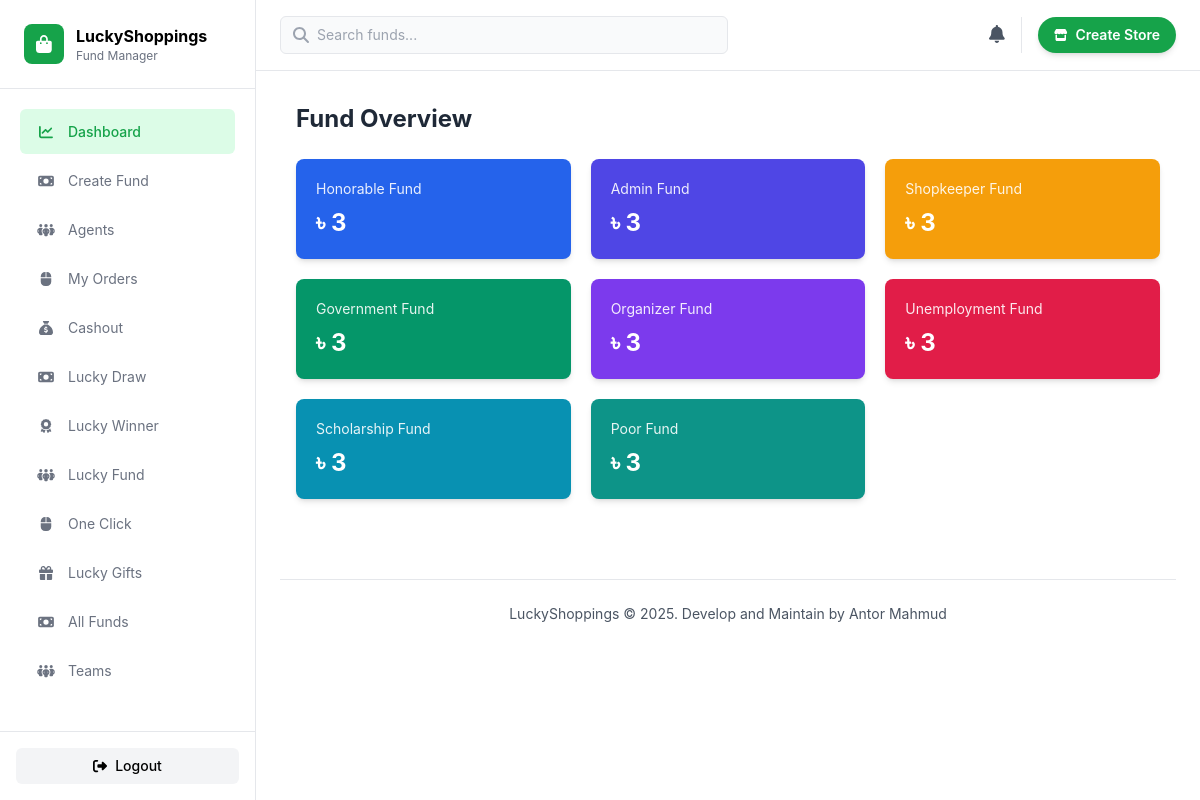
The app's page /all-funds/, older data.
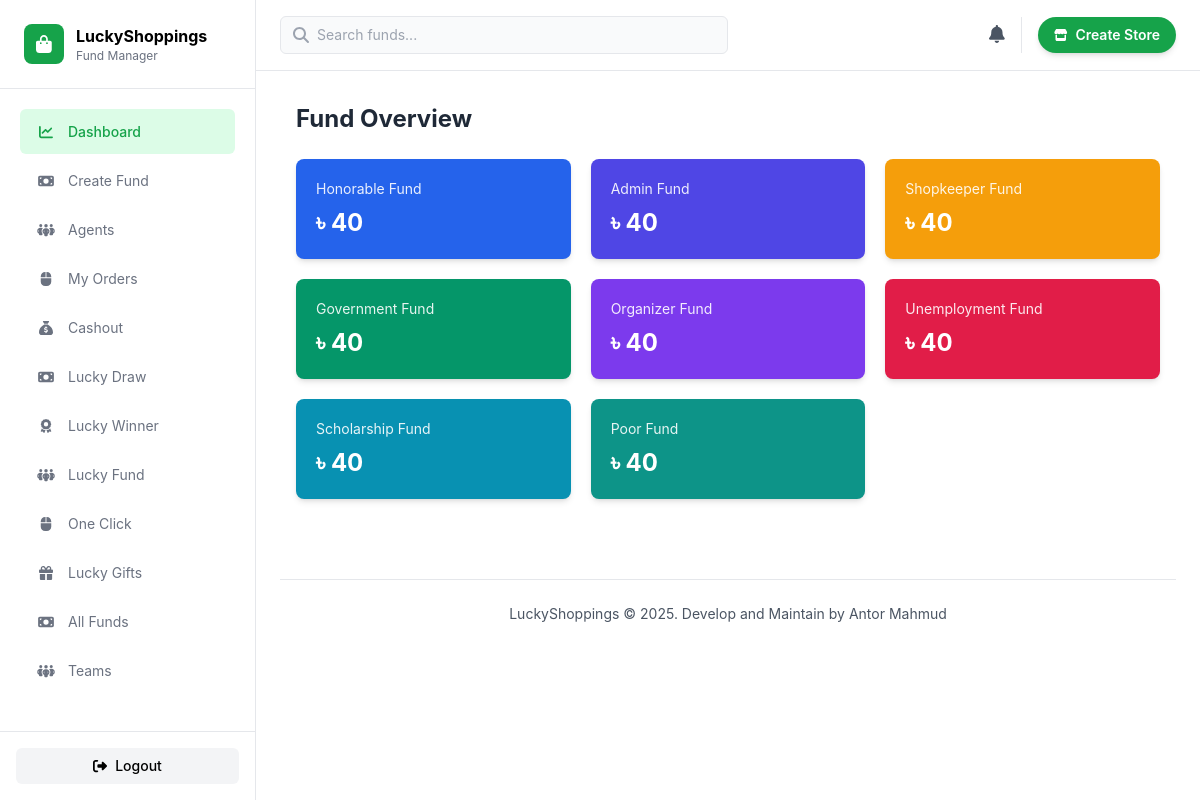
The same page, newer data.
### base/models.py (models this page shows, shortened)
class BaseModel(models.Model):
    created_at = models.DateTimeField(auto_now_add=True)
    updated_at = models.DateTimeField(auto_now=True)
    is_active = models.BooleanField(default=True)
    class Meta:
        abstract = True
        ordering = ['-created_at']

class HonorableFund(BaseModel):
    amount = models.IntegerField(default=0)

class AdminFund(BaseModel):
    amount = models.IntegerField(default=0)

class ShopkeeperFund(BaseModel):
    amount = models.IntegerField(default=0)

class GovernmentFund(BaseModel):
    amount = models.IntegerField(default=0)

class OrganizerFund(BaseModel):
    amount = models.IntegerField(default=0)

class UnemploymentFund(BaseModel):
    amount = models.IntegerField(default=0)

class ScholarshipFund(BaseModel):
    amount = models.IntegerField(default=0)

class PoorFund(BaseModel):
    amount = models.IntegerField(default=0)

### base/views.py (the view)
# urls.py: path("all-funds/", fund_overview, name="funds"),
def fund_overview(request):
    context = {
        'honorable_fund': HonorableFund.objects.first(),
        'admin_fund': AdminFund.objects.first(),
        'shopkeeper_fund': ShopkeeperFund.objects.first(),
        'government_fund': GovernmentFund.objects.first(),
        'organizer_fund': OrganizerFund.objects.first(),
        'unemployment_fund': UnemploymentFund.objects.first(),
        'scholarship_fund': ScholarshipFund.objects.first(),
        'lucky_gift': LuckyGift.objects.first(),
        'poor_fund': PoorFund.objects.first(),
    }
    return render(request, 'overview.html', context)

### templates/overview.html
{% extends "index.html" %}
{% block body %}
<div class="max-w-6xl mx-auto px-4 py-8">
    <h2 class="text-2xl font-bold mb-6 text-gray-800">
        Fund Overview
    </h2>
    <div class="grid grid-cols-2 sm:grid-cols-2 lg:grid-cols-3 gap-5">
        <div class="bg-blue-600 rounded-lg shadow-md p-5 text-white">
            <p class="text-sm opacity-90">Honorable Fund</p>
            <p class="text-2xl font-bold mt-2">
                ৳ {{ honorable_fund.amount|default:"0" }}
            </p>
        </div>
        <div class="bg-indigo-600 rounded-lg shadow-md p-5 text-white">
            <p class="text-sm opacity-90">Admin Fund</p>
            <p class="text-2xl font-bold mt-2">
                ৳ {{ admin_fund.amount|default:"0" }}
            </p>
        </div>
        <div class="bg-amber-500 rounded-lg shadow-md p-5 text-white">
            <p class="text-sm opacity-90">Shopkeeper Fund</p>
            <p class="text-2xl font-bold mt-2">
                ৳ {{ shopkeeper_fund.amount|default:"0" }}
            </p>
        </div>
        <div class="bg-emerald-600 rounded-lg shadow-md p-5 text-white">
            <p class="text-sm opacity-90">Government Fund</p>
            <p class="text-2xl font-bold mt-2">
                ৳ {{ government_fund.amount|default:"0" }}
            </p>
        </div>
        <div class="bg-violet-600 rounded-lg shadow-md p-5 text-white">
            <p class="text-sm opacity-90">Organizer Fund</p>
            <p class="text-2xl font-bold mt-2">
                ৳ {{ organizer_fund.amount|default:"0" }}
            </p>
        </div>
        <div class="bg-rose-600 rounded-lg shadow-md p-5 text-white">
            <p class="text-sm opacity-90">Unemployment Fund</p>
            <p class="text-2xl font-bold mt-2">
                ৳ {{ unemployment_fund.amount|default:"0" }}
            </p>
        </div>
        <div class="bg-cyan-600 rounded-lg shadow-md p-5 text-white">
            <p class="text-sm opacity-90">Scholarship Fund</p>
            <p class="text-2xl font-bold mt-2">
                ৳ {{ scholarship_fund.amount|default:"0" }}
            </p>
        </div>
        <div class="bg-teal-600 rounded-lg shadow-md p-5 text-white">
            <p class="text-sm opacity-90">Poor Fund</p>
            <p class="text-2xl font-bold mt-2">
                ৳ {{ poor_fund.amount|default:"0" }}
            </p>
        </div>
    </div>
</div>
{% endblock %}

Row changes from the older to the newer data that the page shows:
changed HonorableFund: amount "3" → "40"
changed AdminFund: amount "3" → "40"
changed ShopkeeperFund: amount "3" → "40"
changed GovernmentFund: amount "3" → "40"
changed OrganizerFund: amount "3" → "40"
changed UnemploymentFund: amount "3" → "40"
changed ScholarshipFund: amount "3" → "40"
changed PoorFund: amount "3" → "40"
